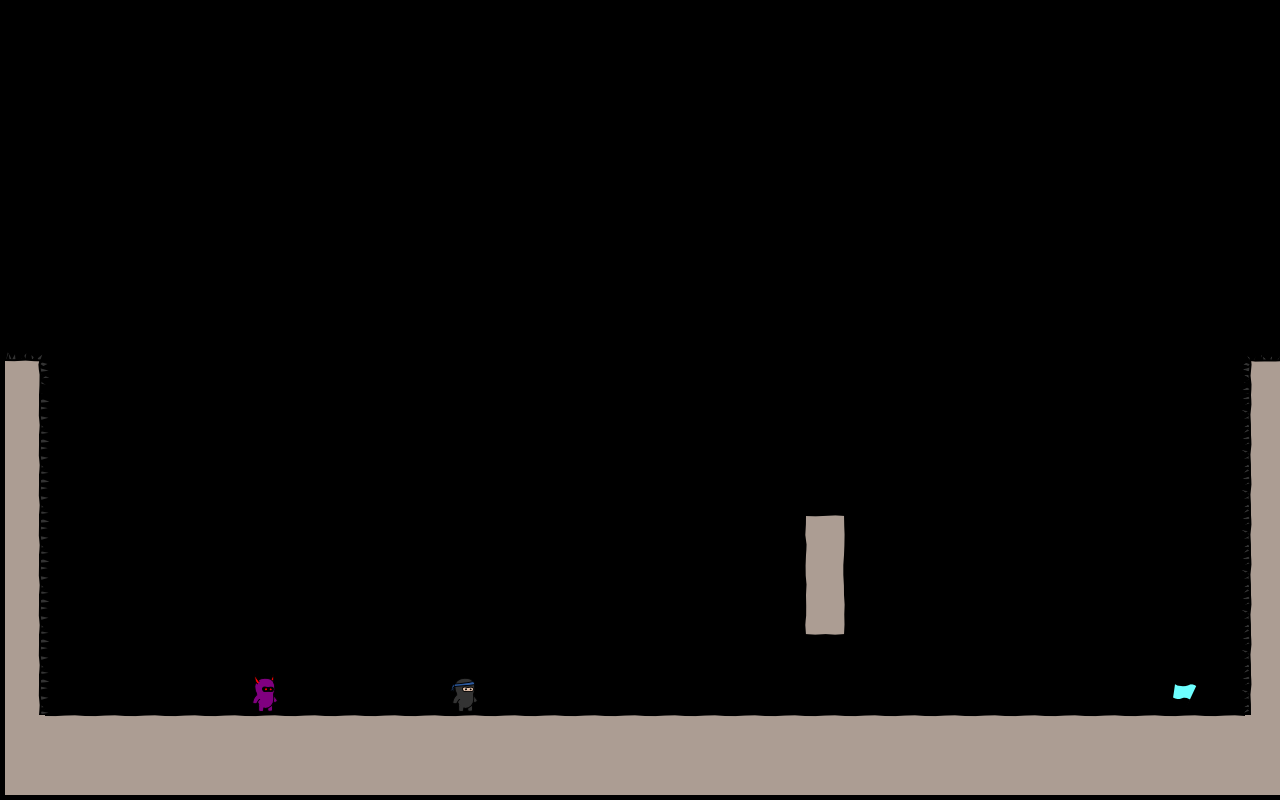

The image is a tile-based game level rendered from a .tmx file. Its description and complete source (layers, tilesets, objects, tile grids) follow:
An orthogonal 32x20 tile map with 40x40 px tiles, 1 tile layer (bg).

<map version="1.0" orientation="orthogonal" width="32" height="20" tilewidth="40" tileheight="40">
 <tileset firstgid="1" name="tiles6_gapped" tilewidth="50" tileheight="50">
  <image source="tiles6_gapped.png" width="300" height="600" />
 </tileset>
 <layer name="bg" width="32" height="20">
  <data encoding="csv">
0,0,0,0,0,0,0,0,0,0,0,0,0,0,0,0,0,0,0,0,0,0,0,0,0,0,0,0,0,0,0,0,
0,0,0,0,0,0,0,0,0,0,0,0,0,0,0,0,0,0,0,0,0,0,0,0,0,0,0,0,0,0,0,0,
0,0,0,0,0,0,0,0,0,0,0,0,0,0,0,0,0,0,0,0,0,0,0,0,0,0,0,0,0,0,0,0,
0,0,0,0,0,0,0,0,0,0,0,0,0,0,0,0,0,0,0,0,0,0,0,0,0,0,0,0,0,0,0,0,
0,0,0,0,0,0,0,0,0,0,0,0,0,0,0,0,0,0,0,0,0,0,0,0,0,0,0,0,0,0,0,0,
0,0,0,0,0,0,0,0,0,0,0,0,0,0,0,0,0,0,0,0,0,0,0,0,0,0,0,0,0,0,0,0,
0,0,0,0,0,0,0,0,0,0,0,0,0,0,0,0,0,0,0,0,0,0,0,0,0,0,0,0,0,0,0,0,
0,0,0,0,0,0,0,0,0,0,0,0,0,0,0,0,0,0,0,0,0,0,0,0,0,0,0,0,0,0,0,0,
0,0,0,0,0,0,0,0,0,0,0,0,0,0,0,0,0,0,0,0,0,0,0,0,0,0,0,0,0,0,0,0,
33,0,0,0,0,0,0,0,0,0,0,0,0,0,0,0,0,0,0,0,0,0,0,0,0,0,0,0,0,0,0,31,
39,0,0,0,0,0,0,0,0,0,0,0,0,0,0,0,0,0,0,0,0,0,0,0,0,0,0,0,0,0,0,37,
39,0,0,0,0,0,0,0,0,0,0,0,0,0,0,0,0,0,0,0,0,0,0,0,0,0,0,0,0,0,0,37,
39,0,0,0,0,0,0,0,0,0,0,0,0,0,0,0,0,0,0,0,0,0,0,0,0,0,0,0,0,0,0,37,
39,0,0,0,0,0,0,0,0,0,0,0,0,0,0,0,0,0,0,0,10,0,0,0,0,0,0,0,0,0,0,37,
39,0,0,0,0,0,0,0,0,0,0,0,0,0,0,0,0,0,0,0,16,0,0,0,0,0,0,0,0,0,0,37,
39,0,0,0,0,0,0,0,0,0,0,0,0,0,0,0,0,0,0,0,22,0,0,0,0,0,0,0,0,0,0,37,
39,0,0,0,0,0,0,0,0,0,0,0,0,0,0,0,0,0,0,0,0,0,0,0,0,0,0,0,0,0,0,37,
39,0,0,0,0,0,64,0,0,0,0,47,0,0,0,0,0,0,0,0,0,0,0,0,0,0,0,0,0,48,0,37,
14,8,8,8,8,8,8,8,8,8,8,8,8,8,8,8,8,8,8,8,8,8,8,8,8,8,8,8,8,8,8,14,
14,14,14,14,14,14,14,14,14,14,14,14,14,14,14,14,14,14,14,14,14,14,14,14,14,14,14,14,14,14,14,14
</data>
 </layer>
</map>
